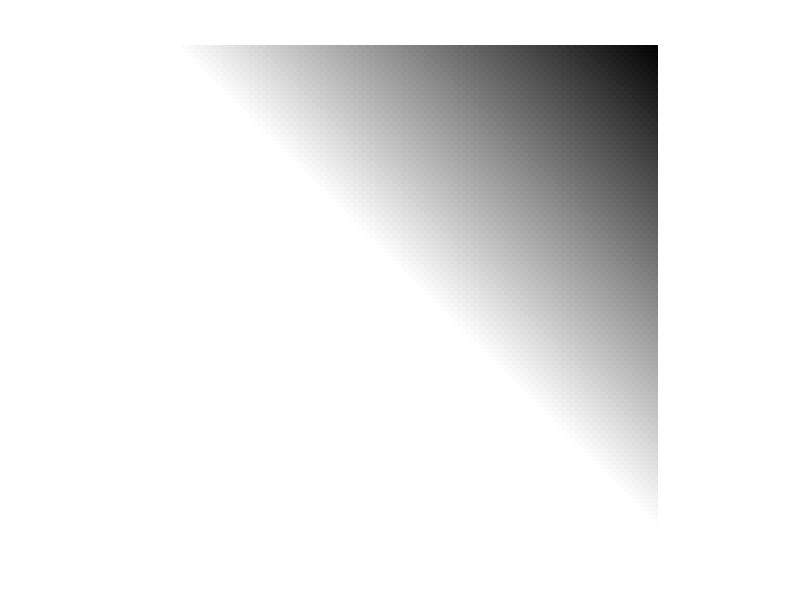

Write MATLAB code to recreate this figure. (Note: this script raises an error after producing the figure.)
clear all;
close all;
clc;

%% preperation:
%getting image pixels by loop:
im=zeros(127,127);
for x=1:127
    for y=1:127
        im(y,x)=(128-x+y);
    end;
end;
imshow(im,[]);

%now getting the same with meshgrid:
[X Y]=meshgrid(1:1:127);
im=(128-X+Y);
imshow(im,[]);

figure(1);imshow(im,[0 127]); impixelinfo;
figure(2);imshow(im,[50 150]);impixelinfo;
figure(3);imshow(im,[150 255]); impixelinfo;
figure(4);imshow(im,[]); impixelinfo;

%% lab2:
level=200;
window=50;
new_im=im;
for x=1:127
    for y=1:127
        if(im(y,x)>(level+window/2))
            new_im(y,x)=255;
        elseif  (im(y,x)<(level-window/2))
            new_im(y,x)=0;
        end;
    end;
end;

figure(5);
plot(im,new_im);
title('old image pixels as function of new after converting');
xlabel('old image pixels');
ylabel('new image pixels after converting');

figure(6);imshow(new_im,[]); impixelinfo;
